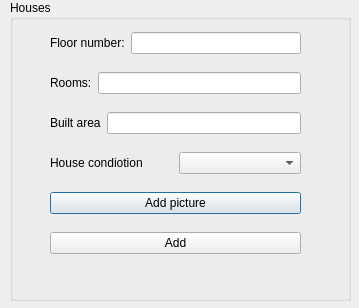
<?xml version="1.0" encoding="UTF-8"?>
<ui version="4.0">
 <class>house</class>
 <widget class="QDialog" name="house">
  <property name="geometry">
   <rect>
    <x>0</x>
    <y>0</y>
    <width>359</width>
    <height>308</height>
   </rect>
  </property>
  <property name="windowTitle">
   <string>Dialog</string>
  </property>
  <widget class="QGroupBox" name="groupBox">
   <property name="geometry">
    <rect>
     <x>10</x>
     <y>0</y>
     <width>341</width>
     <height>301</height>
    </rect>
   </property>
   <property name="title">
    <string>Houses</string>
   </property>
   <widget class="QWidget" name="">
    <property name="geometry">
     <rect>
      <x>40</x>
      <y>20</y>
      <width>251</width>
      <height>251</height>
     </rect>
    </property>
    <layout class="QVBoxLayout" name="verticalLayout">
     <item>
      <layout class="QHBoxLayout" name="horizontalLayout">
       <item>
        <widget class="QLabel" name="label">
         <property name="text">
          <string>Floor number:</string>
         </property>
        </widget>
       </item>
       <item>
        <widget class="QLineEdit" name="floor_number_le"/>
       </item>
      </layout>
     </item>
     <item>
      <layout class="QHBoxLayout" name="horizontalLayout_2">
       <item>
        <widget class="QLabel" name="label_2">
         <property name="text">
          <string>Rooms:</string>
         </property>
        </widget>
       </item>
       <item>
        <widget class="QLineEdit" name="rooms_le"/>
       </item>
      </layout>
     </item>
     <item>
      <layout class="QHBoxLayout" name="horizontalLayout_8">
       <item>
        <widget class="QLabel" name="label_8">
         <property name="text">
          <string>Built area</string>
         </property>
        </widget>
       </item>
       <item>
        <widget class="QLineEdit" name="built_area_le"/>
       </item>
      </layout>
     </item>
     <item>
      <layout class="QHBoxLayout" name="horizontalLayout_9">
       <item>
        <widget class="QLabel" name="label_9">
         <property name="text">
          <string>House condiotion</string>
         </property>
        </widget>
       </item>
       <item>
        <widget class="QComboBox" name="comboBox"/>
       </item>
      </layout>
     </item>
     <item>
      <widget class="QPushButton" name="pushButton">
       <property name="text">
        <string>Add picture</string>
       </property>
      </widget>
     </item>
     <item>
      <widget class="QPushButton" name="add_pb">
       <property name="text">
        <string>Add</string>
       </property>
      </widget>
     </item>
    </layout>
   </widget>
  </widget>
 </widget>
 <resources/>
 <connections/>
</ui>
